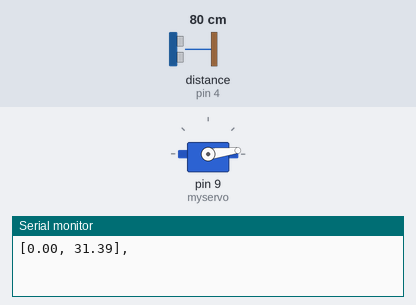
The sketch below on a simulated Arduino Uno, built with avr-gcc and run on an emulated ATmega328P. Parts: servo, the last lines printed to the serial monitor. Wiring (inferred from the names in the program): ultrasonic range finder: trigger pin 2; echo pin 4. The test bench sets the inputs (shaded band); at power-on: distance to the obstacle (sensor on pin 4) 80 cm. The echo pulse lasts 58.3 µs per cm.

Above: at 1.6 s.
2.3 s: distance to the obstacle (sensor on pin 4) set to 2 cm
5.3 s: distance to the obstacle (sensor on pin 4) set to 250 cm
6.8 s: distance to the obstacle (sensor on pin 4) set to 4 cm
At 8.44 s:
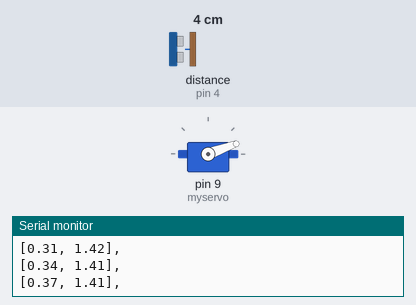
At 17.6 s:
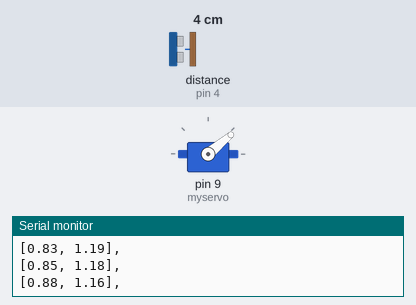
Timing chart, 0 to 19.3 s (numbered marks = the images above; inputs shaded):
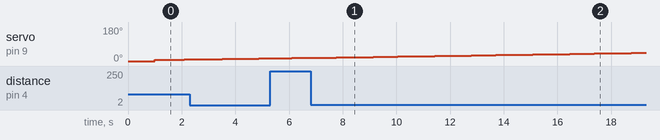

The sketch:

SonarPlotter.ino
```cpp
// Trig calculation help can be found @
// http://www.mathsisfun.com/sine-cosine-tangent.html

#include <Servo.h>

Servo myservo;

const int trigPin = 2;
const int echoPin = 4;

int pos = 0;
int sweepTicks = 0;

// Min and max values not set to 0 and 180 b/c servo tends to
// quickly twitch when going all the way to the end of the sweep
int minSweep = 6;

// Cheap hobby motor has internal sensor issue that makes it keep
// floating right slightly.
int maxSweep = 166;

void setup()
{

  int currSweepDeg = 0;

  myservo.attach(9);
  Serial.begin(9600);

  // Reset servo to 0 position
  Serial.println();
  myservo.write(0);
  delay(1000);

}

void loop()
{

  bool incPos = false;

  float cosLength,
        cosPercent,
        currSweepDeg,
        currSweepRad,
        degPerSweepTick,
        duration,
        newDuration,
        newPingInches,
        pingInches,
        sinLength,
        sinPercent;

  int delayTime,
      verifyXTimes;

  delayTime = 20;
  degPerSweepTick = (float)180 / (float)(maxSweep - minSweep);
  pos = minSweep;
  verifyXTimes = 20;

  while(true) {

    myservo.write(pos);

    // Initial values
    delay(delayTime);
    pinMode(trigPin, OUTPUT);
    digitalWrite(trigPin, LOW);
    delayMicroseconds(2);
    digitalWrite(trigPin, HIGH);
    delayMicroseconds(10);
    digitalWrite(trigPin, LOW);
    pinMode(echoPin, INPUT);
    duration = (float)pulseIn(echoPin, HIGH);
    pingInches = microsecondsToInches(duration);

    for(int x = 0; x < verifyXTimes; x++){
      delay(delayTime);
      pinMode(trigPin, OUTPUT);
      digitalWrite(trigPin, LOW);
      delayMicroseconds(2);
      digitalWrite(trigPin, HIGH);
      delayMicroseconds(10);
      digitalWrite(trigPin, LOW);
      pinMode(echoPin, INPUT);
      newDuration = (float)pulseIn(echoPin, HIGH);
      newPingInches = microsecondsToInches(duration);
      duration = (newDuration + duration) / 2;
      pingInches = (newPingInches + pingInches) / 2;
    }

    delay(delayTime);

    currSweepDeg = (pos - minSweep) * degPerSweepTick;
    currSweepRad = currSweepDeg * 1000 / 57296;
    sinPercent = sin(currSweepRad);
    cosPercent = cos(currSweepRad);
    sinLength = sinPercent * pingInches;
    cosLength = cosPercent * pingInches;

    Serial.print("[");
    Serial.print(sinLength);
    Serial.print(", ");
    Serial.print(cosLength);
    Serial.print("],");
    Serial.println();

    incPos = ( (pos == minSweep) || (pos == maxSweep) ) ? !incPos : incPos;
    pos = (incPos) ? ++pos : --pos;
  }
}

float microsecondsToInches(float microseconds)
{
  return microseconds / 74.000 / 2.000;
}
```
